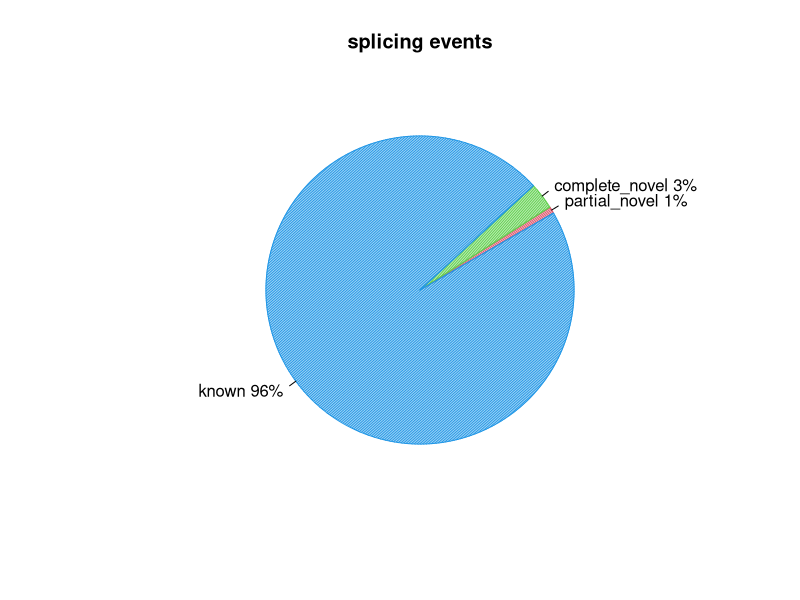
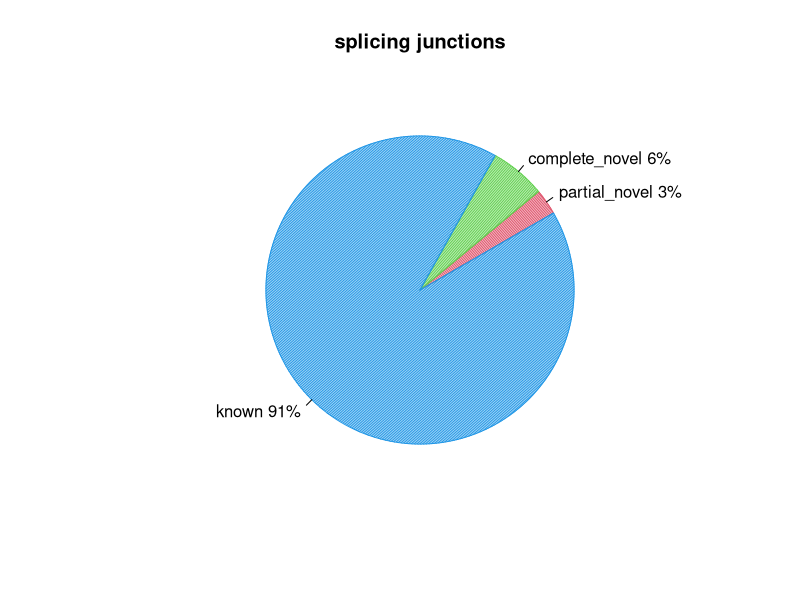

R code for these plots, in order:
pdf("test.splice_events.pdf")
events=c(0.7079495052882975,2.789150460593654,96.49010576595019)
pie(events,col=c(2,3,4),init.angle=30,angle=c(60,120,150),density=c(70,70,70),main="splicing events",labels=c("partial_novel 1%","complete_novel 3%","known 96%"))
dev.off()
pdf("test.splice_junction.pdf")
junction=c(2.698558724317694,5.857099049371358,91.44434222631095)
pie(junction,col=c(2,3,4),init.angle=30,angle=c(60,120,150),density=c(70,70,70),main="splicing junctions",labels=c("partial_novel 3%","complete_novel 6%","known 91%"))
dev.off()
